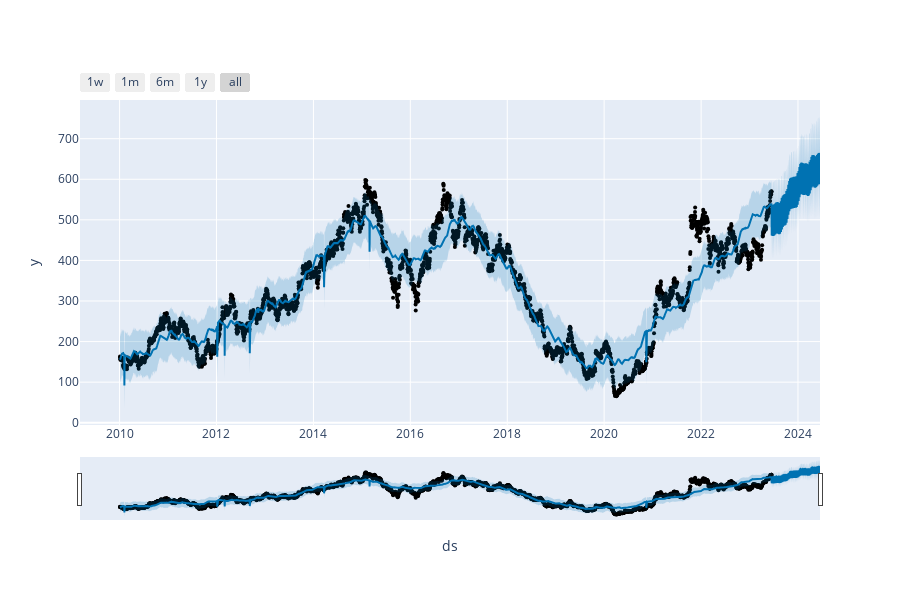

The cell this chart's notebook holds for it:
### Code cell
plot_plotly(prophet,predictions)

### Figure 1 — Plotly figure (JSON) as saved in the notebook; plotly's stock layout.template omitted (floating-point values rounded to 4 significant figures; data arrays with more than 128 entries replaced by an {"elided": "..."} marker saying what was removed)
{"data": [{"marker": {"color": "black", "size": 4}, "mode": "markers", "name": "Actual", "type": "scatter", "x": {"elided": "3322 str values"}, "y": {"elided": "3322 float values"}}, {"hoverinfo": "skip", "line": {"width": 0}, "mode": "lines", "type": "scatter", "x": {"elided": "3694 str values"}, "y": {"elided": "3694 float values"}}, {"fill": "tonexty", "fillcolor": "rgba(0, 114, 178, 0.2)", "line": {"color": "#0072B2", "width": 2}, "mode": "lines", "name": "Predicted", "type": "scatter", "x": {"elided": "3694 str values"}, "y": {"elided": "3694 float values"}}, {"fill": "tonexty", "fillcolor": "rgba(0, 114, 178, 0.2)", "hoverinfo": "skip", "line": {"width": 0}, "mode": "lines", "type": "scatter", "x": {"elided": "3694 str values"}, "y": {"elided": "3694 float values"}}], "layout": {"height": 600, "showlegend": false, "width": 900, "xaxis": {"rangeselector": {"buttons": [{"count": 7, "label": "1w", "step": "day", "stepmode": "backward"}, {"count": 1, "label": "1m", "step": "month", "stepmode": "backward"}, {"count": 6, "label": "6m", "step": "month", "stepmode": "backward"}, {"count": 1, "label": "1y", "step": "year", "stepmode": "backward"}, {"step": "all"}]}, "rangeslider": {"visible": true}, "title": {"text": "ds"}, "type": "date"}, "yaxis": {"title": {"text": "y"}}}}
